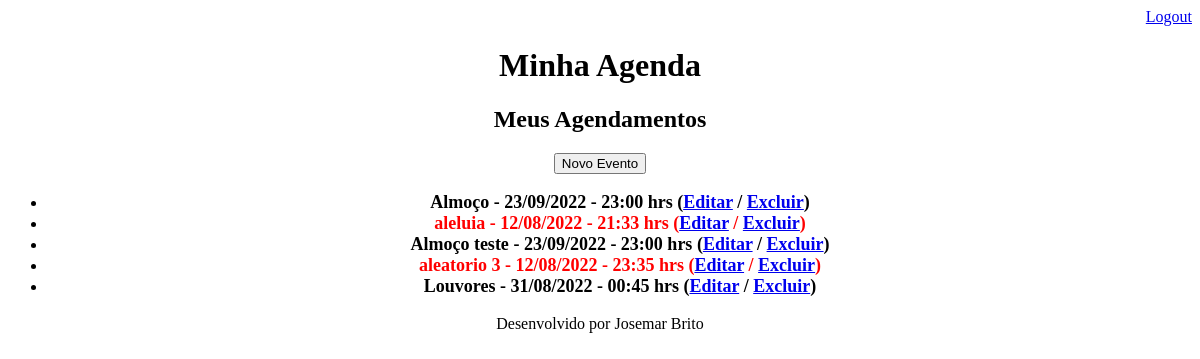
The page /agenda/ (signed in) on the database as committed earlier.
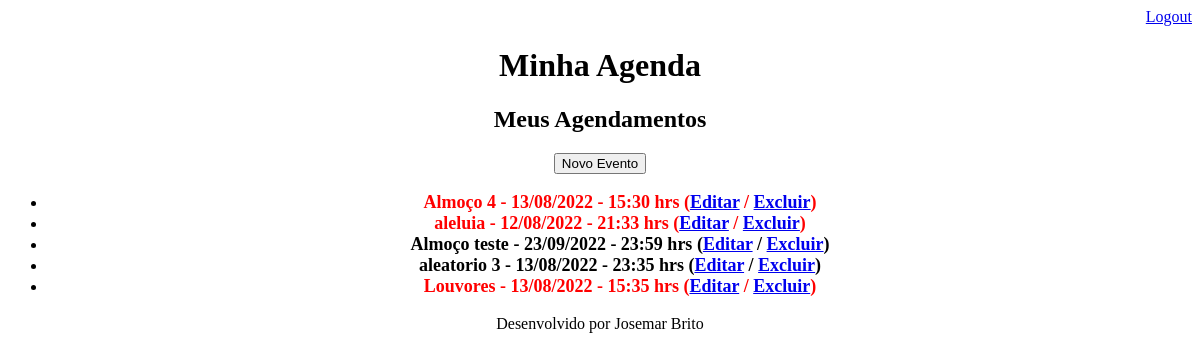
The same page on the database as committed later.
### cont/models.py (models this page shows, shortened)
class Evento(models.Model):
    titulo = models.CharField(max_length=100, verbose_name='Titulo')
    descricao = models.TextField(blank=True, null=True, verbose_name='Descrição')
    data_evento = models.DateTimeField(verbose_name='Data do Evento')
    data_criacao = models.DateTimeField(auto_now=True, verbose_name='Data de Criação')
    usuario = models.ForeignKey(User, on_delete=models.CASCADE, verbose_name='Usuário')
    class Meta:
        db_table = 'evento'
    def get_data_evento(self):
        return self.data_evento.strftime('%d/%m/%Y - %H:%M hrs')
    def get_evento_atrasado(self):
        if self.data_evento < datetime.now():
            return True
        else:
            return False

### cont/views.py (the view)
# urls.py: path('agenda/', views.lista_eventos),
@login_required(login_url='/login/')
def lista_eventos(request):
    usuario = request.user
    data_atual = datetime.now() - timedelta(days=365)
    evento = Evento.objects.filter(usuario=usuario,
                                   data_evento__gt=data_atual)
    dados = {'eventos': evento}
    return render(request, 'agenda.html', dados)

### templates/agenda.html
{% extends "model-page.html" %}
{% block content %}
<h2>Meus Agendamentos</h2>
<a href="evento/">
<button type="button">Novo Evento</button>
</a>
<ul style="font-size: 18px">
    {% for evento in eventos %}
    <b>
    <li>
        <div style={% if evento.get_evento_atrasado %}
                    "color:red"
                    {% endif %}>
        {{ evento.titulo }} - {{ evento.get_data_evento }}
        (<a href="evento/?id={{ evento.id }}">Editar</a> /
        <a href="evento/delete/{{ evento.id }}/">Excluir</a>)
        </div>
    </li>
</b>
    {% endfor %}
</ul>
{% endblock %}

### templates/model-page.html
<!DOCTYPE html>
<html lang="en" xmlns="http://www.w3.org/1999/html">
<head>
  <div align="center"> {% include "model-header.html" %}
<body>
{% block content %} {% endblock %}
{% include "model-footer.html" %}
</body>
</div>
</html>

### templates/model-header.html (shortened to what this page needs)
<div align="right">
    <a href="/logout">Logout</a>
</div>
<h1>Minha Agenda</h1>

### templates/model-footer.html
<p>Desenvolvido por Josemar Brito</p>

Rows that differ between the two databases and show on the page:
changed Evento: data_evento "2022-09-23 23:00:00" → "2022-08-13 15:30:00" (drawn); titulo "Almoço" → "Almoço 4"; get_data_evento "23/09/2022 - 23:00 hrs" → "13/08/2022 - 15:30 hrs"
changed Evento "Almoço teste": get_data_evento "23/09/2022 - 23:00 hrs" → "23/09/2022 - 23:59 hrs"
changed Evento "aleatorio 3": data_evento "2022-08-12 23:35:00" → "2022-08-13 23:35:00" (drawn); get_data_evento "12/08/2022 - 23:35 hrs" → "13/08/2022 - 23:35 hrs"
changed Evento "Louvores": data_evento "2022-08-31 00:45:00" → "2022-08-13 15:35:03" (drawn); get_data_evento "31/08/2022 - 00:45 hrs" → "13/08/2022 - 15:35 hrs"
